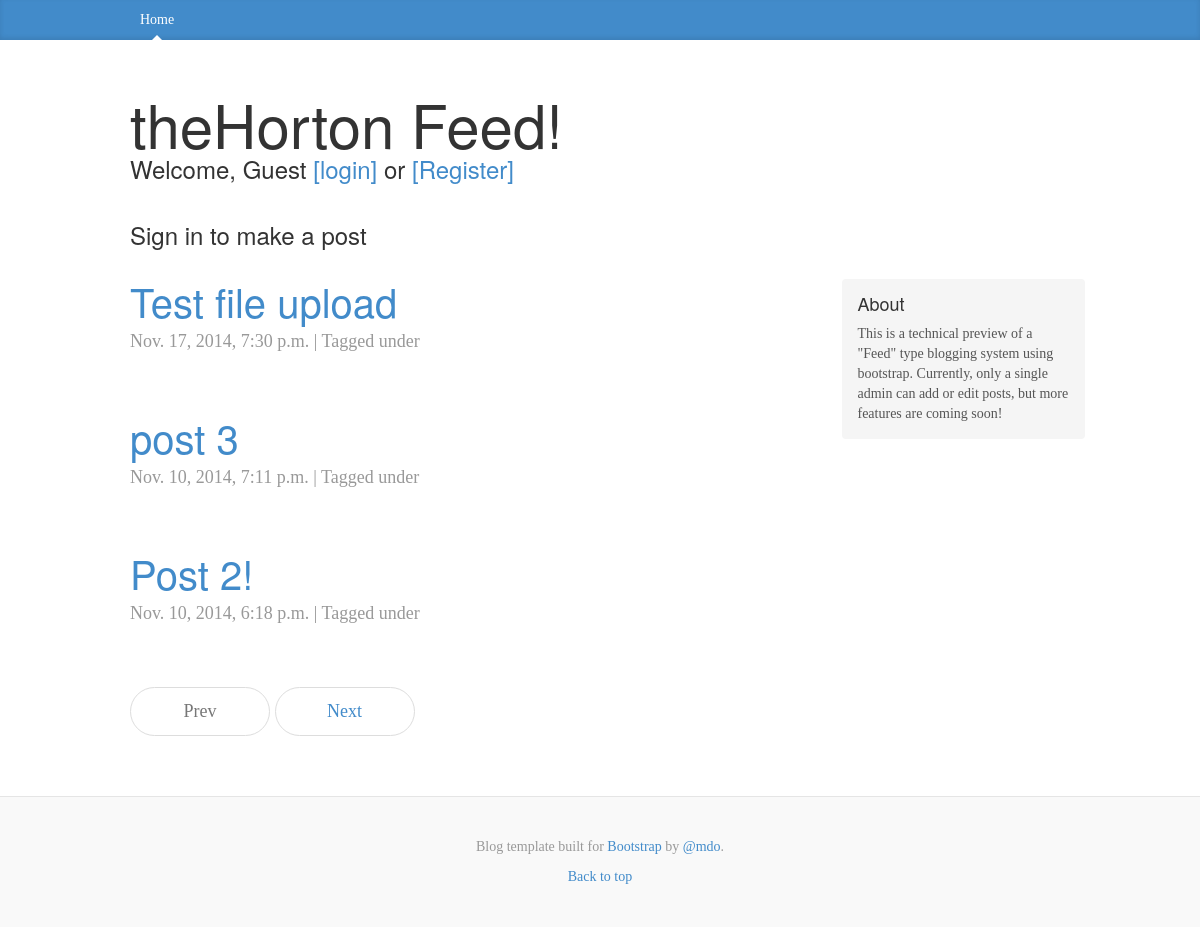
The app's page /, older data.
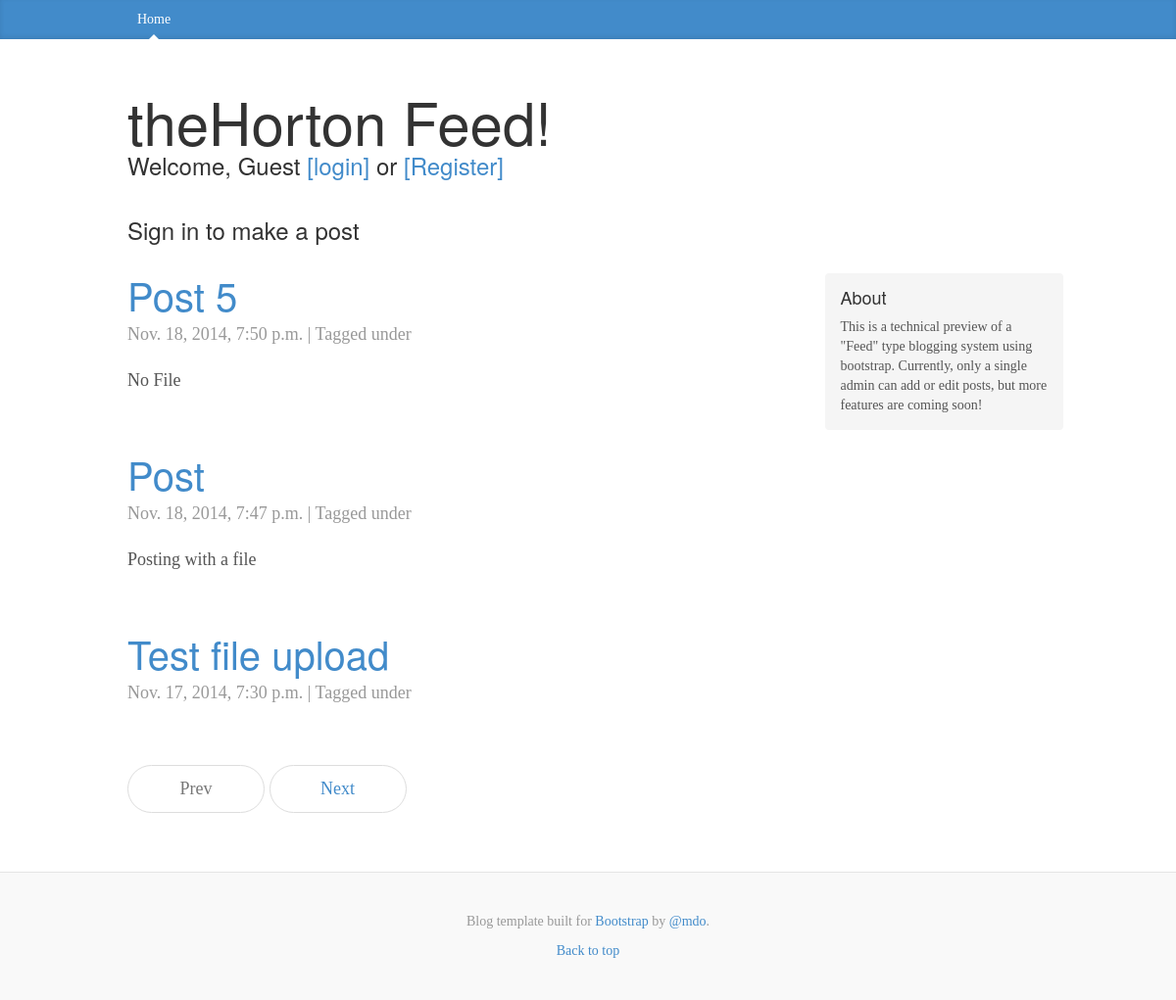
The same page, newer data.
### blog/models.py (models this page shows, shortened)
class Entry(models.Model):
    title = models.CharField(max_length=200)
    slug = models.SlugField(max_length=200, unique=True)
    body = models.CharField(max_length=1000, default = " ")
    publish = models.BooleanField(default=True)
    created = models.DateTimeField(auto_now_add=True)
    modified = models.DateTimeField(auto_now=True)
    myUploadFile = models.ForeignKey(UploadFile)
    body = models.TextField()
    objects = EntryQuerySet.as_manager()
    class Meta:
        verbose_name = "Blog Entry"
        verbose_name_plural = "Blog Entries"
        ordering = ["-created"]

### blog/views.py (the view)
# urls.py: url(r'^$', views.BlogIndex.as_view(), name="index"),
class BlogIndex(generic.ListView):
    queryset = models.Entry.objects.published()
    template_name = "home.html"
    paginate_by = 3

### templates/home.html
{% extends "base.html" %}
{% load django_markdown %}
{% block blog_entries %}
{% for object in object_list %}
  <div class="post">
    <h2><a href="{% url "entry_detail" slug=object.slug %}">{{ object.title }}</a></h2>
    <p class="meta">
      {{ object.created }} |
      Tagged under {{  object.tags.all|join:", " }}
    </p>
    {{ object.body|markdown }}
  </div>
{% endfor %}
{% endblock %}

### templates/base.html (shortened to what this page needs)
{% load staticfiles %}
<!DOCTYPE html>
<html lang="en">
  <head>
    <link href="{% static "css/bootstrap.min.css" %}" rel="stylesheet">
    <link href="{% static "css/blog.css" %}" rel="stylesheet">
  </head>
  <body>
    <div class="blog-masthead">
      <div class="container">
        <nav class="blog-nav">
          <a class="blog-nav-item active" href="{% url "index" %}">Home</a>
        </nav>
      </div>
    </div>
    <div class="container">
      <div class="blog-header">
        <h1 class="blog-title">theHorton Feed!</h1>
	<h3> {% if user.is_authenticated %}
	    <p>Welcome, {{ user.username }}  <a href="{% url "user_logout" %}">[logout]</a></p>
	    {% else %}
	    <p>Welcome, Guest <a href="{% url "user_login" %}">[login]</a> or  <a href="{% url "user_new" %}">[Register]</a></p>
	{% endif %}
	</h3>
  <br>
  <p> {% if user.is_authenticated %}
    <h3><a href="{% url "entry_new" %}">Make a blog post!</a></h3>
      {% else %}
      <h3>Sign in to make a post</h3>
      {% endif %}
  </p>
      </div>
      <div class="row">
        <div class="col-sm-8 blog-main">
          {% block blog_entries %} {% endblock %}
          {% if is_paginated %}
            <ul class="pager">
              <li {% if not page_obj.has_previous %}class="disabled"{% endif %}><a {% if page_obj.has_previous %}href="?page={{ page_obj.previous_page_number }}"{% endif %}>Prev</a></li>
              <li {% if not page_obj.has_next %}class="disabled"{% endif %}><a {% if page_obj.has_next %}href="?page={{ page_obj.next_page_number }}"{% endif %}>Next</a></li>
            </ul>
    {% endif %}
        </div>
        <div class="col-sm-3 col-sm-offset-1 blog-sidebar">
          <div class="sidebar-module sidebar-module-inset">
            <h4>About</h4>
            <p>This is a technical preview of a "Feed" type blogging system using bootstrap. Currently, only a single admin can add or edit posts, but more features are coming soon!</p>
          </div>
        </div>
      </div>
    </div>
    <div class="blog-footer">
      <p>Blog template built for <a href="http://getbootstrap.com">Bootstrap</a> by <a href="https://twitter.com/mdo">@mdo</a>.</p>
      <p>
        <a href="#">Back to top</a>
      </p>
    </div>
  </body>
</html>

### static/css/blog.css (style rules this page uses)
body { font-family: Georgia, "Times New Roman", Times, serif; color: #555; }
h1, .h1, h2, .h2, h3, .h3, h4, .h4, h5, .h5, h6, .h6 { margin-top: 0; font-family: "Helvetica Neue", Helvetica, Arial, sans-serif; font-weight: normal; color: #333; }
@media (min-width: 1200px) { .container { width: 970px; } }
.blog-masthead { background-color: #428bca; -webkit-box-shadow: inset 0 -2px 5px rgba(0,0,0,.1); box-shadow: inset 0 -2px 5px rgba(0,0,0,.1); }
.blog-nav-item { position: relative; display: inline-block; padding: 10px; font-weight: 500; color: #cdddeb; }
.blog-nav .active { color: #fff; }
.blog-nav .active:after { position: absolute; bottom: 0; left: 50%; width: 0; height: 0; margin-left: -5px; vertical-align: middle; content: " "; border-right: 5px solid transparent; border-bottom: 5px solid; border-left: 5px solid transparent; }
.blog-header { padding-top: 20px; padding-bottom: 20px; }
.blog-title { margin-top: 30px; margin-bottom: 0; font-size: 60px; font-weight: normal; }
.blog-main { font-size: 18px; line-height: 1.5; }
.sidebar-module { padding: 15px; margin: 0 -15px 15px; }
.sidebar-module-inset { padding: 15px; background-color: #f5f5f5; border-radius: 4px; }
.sidebar-module-inset p:last-child, .sidebar-module-inset ul:last-child, .sidebar-module-inset ol:last-child { margin-bottom: 0; }
.pager { margin-bottom: 60px; text-align: left; }
.pager > li > a { width: 140px; padding: 10px 20px; text-align: center; border-radius: 30px; }
.post { margin-bottom: 60px; }
div.post h2:first-child { margin-bottom: 5px; font-size: 40px; }
.meta { margin-bottom: 20px; color: #999; }
.blog-footer { padding: 40px 0; color: #999; text-align: center; background-color: #f9f9f9; border-top: 1px solid #e5e5e5; }
.blog-footer p:last-child { margin-bottom: 0; }

Row changes from the older to the newer data that the page shows:
no longer on this page (row unchanged): Entry: title "post 3", created "Nov. 10, 2014, 7:11 p.m."
no longer on this page (row unchanged): Entry: title "Post 2!", created "Nov. 10, 2014, 6:18 p.m."
added Entry: title "Post 5", created "Nov. 18, 2014, 7:50 p.m.", body "No File"
added Entry: title "Post", created "Nov. 18, 2014, 7:47 p.m.", body "Posting with a file"
